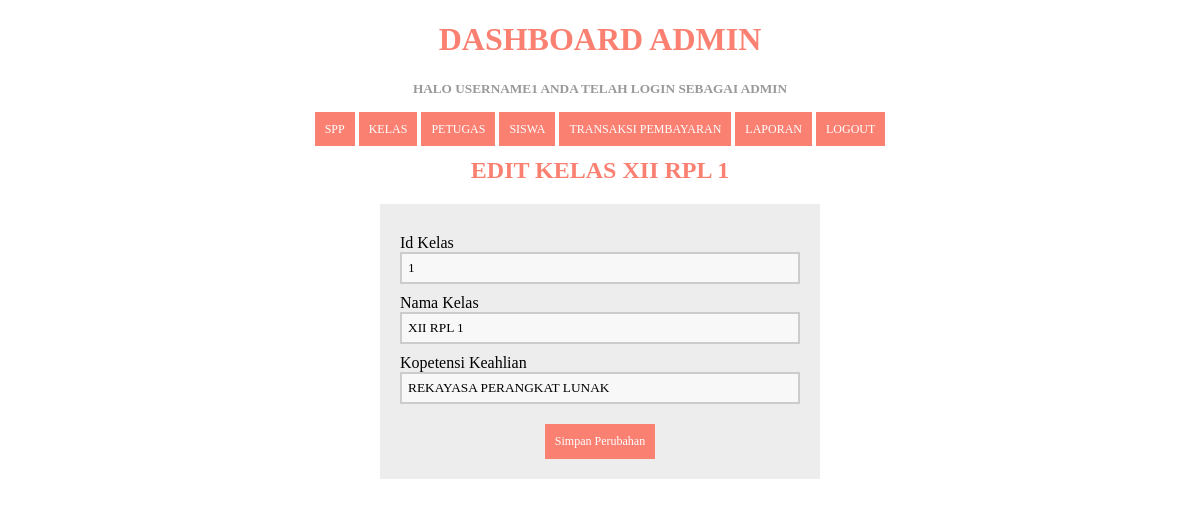
Page /edit_kelas.php?id=1 (signed in) on the committed database.
### tables this page shows
CREATE TABLE `tb_kelas` (
  `id_kelas` int(11) NOT NULL,
  `nama_kelas` varchar(10) NOT NULL,
  `kompetensi_keahlian` varchar(50) NOT NULL
);

### edit_kelas.php (the view, shortened to what this page needs)
<?php
include 'koneksi.php';
  if (isset($_GET['id'])) {
    $id = ($_GET["id"]);
    $query = "SELECT * FROM tb_kelas WHERE id_kelas='$id'";
    $result = mysqli_query($koneksi, $query);
    $data = mysqli_fetch_assoc($result);
  } else {
    echo "<script>alert('Masukkan data id.');window.location='kelas.php';</script>";
  }
  ?>
<!DOCTYPE html>
<html>
  <head>
  </head>
<body>
  <?php
  include ('header.php');
?>
      <center>
        <h2>Edit Kelas <?php echo $data['nama_kelas']; ?></h2>
      <center>
      <form method="POST" action="proses_editkelas.php" enctype="multipart/form-data" >
      <section class="base">
        <div>
          <label>Id Kelas</label>
          <input type="text" name="id_kelas" value="<?php echo $data['id_kelas']; ?>" required=""/>
        </div>
        <div>
          <label>Nama Kelas</label>
          <input type="text" name="nama_kelas" value="<?php echo $data['nama_kelas']; ?>" required=""/>
        </div>
        <div>
          <label>Kopetensi Keahlian</label>
         <input type="text" name="kompetensi_keahlian" value="<?php echo $data['kompetensi_keahlian']; ?>" required=""/>
        </div>
        <div>
         <button type="submit">Simpan Perubahan</button>
        </div>
        </section>
      </form>
</body>
</html>

### edit_kelas.php (style rules this page uses)
* { font-family: "Trebuchet MS"; }
h2 { text-transform: uppercase; color: salmon; }
button { background-color: salmon; color: #fff; padding: 10px; text-decoration: none; font-size: 12px; border: 0px; margin-top: 20px; }
label { margin-top: 10px; float: left; text-align: left; width: 100%; }
input { padding: 6px; width: 100%; box-sizing: border-box; background: #f8f8f8; border: 2px solid #ccc; outline-color: salmon; }
div { width: 100%; height: auto; }
.base { width: 400px; height: auto; padding: 20px; margin-left: auto; margin-right: auto; background: #ededed; }

### header.php (style rules this page uses)
* { font-family: "Trebuchet MS"; }

### rows in the picture
tb_kelas: nama_kelas "XII RPL 1", id_kelas "1", kompetensi_keahlian "REKAYASA PERANGKAT LUNAK"

### other values in the picture
$_SESSION['username'] "USERNAME1"
$_SESSION['level'] "ADMIN"
